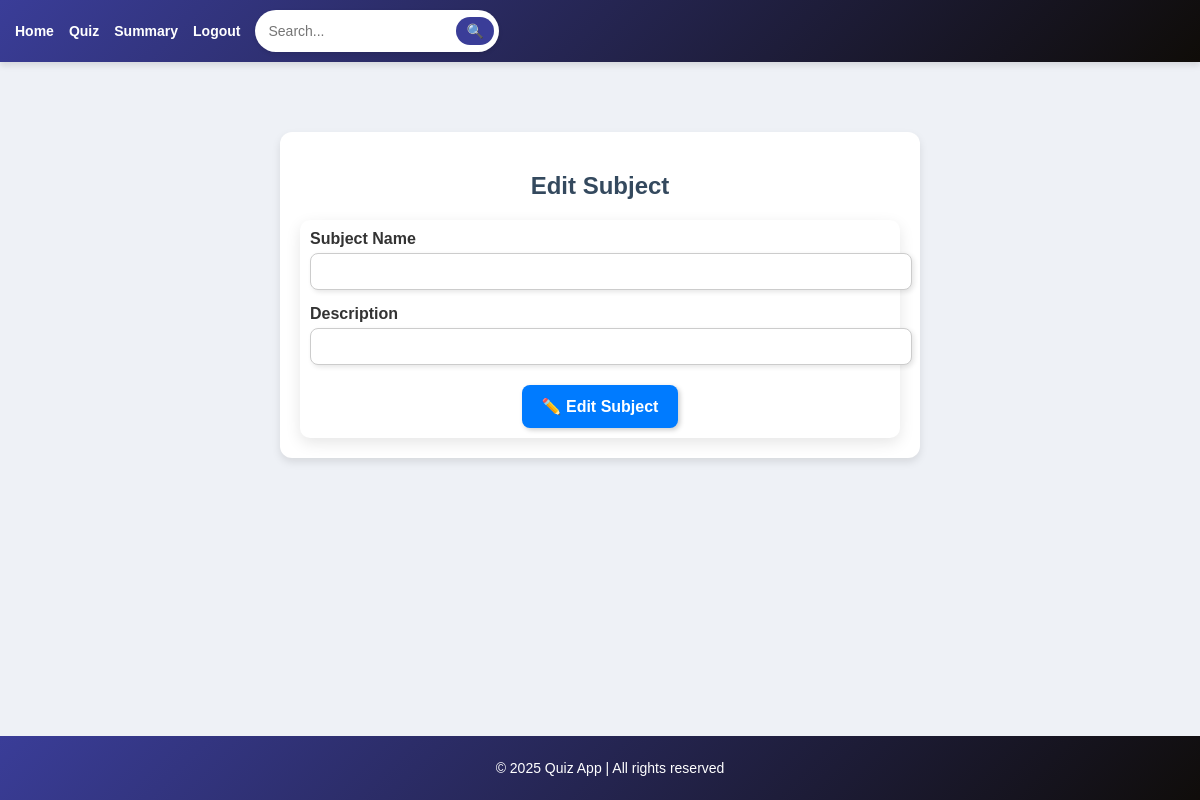
The app's page /edit_subject/4 (signed in), older data.
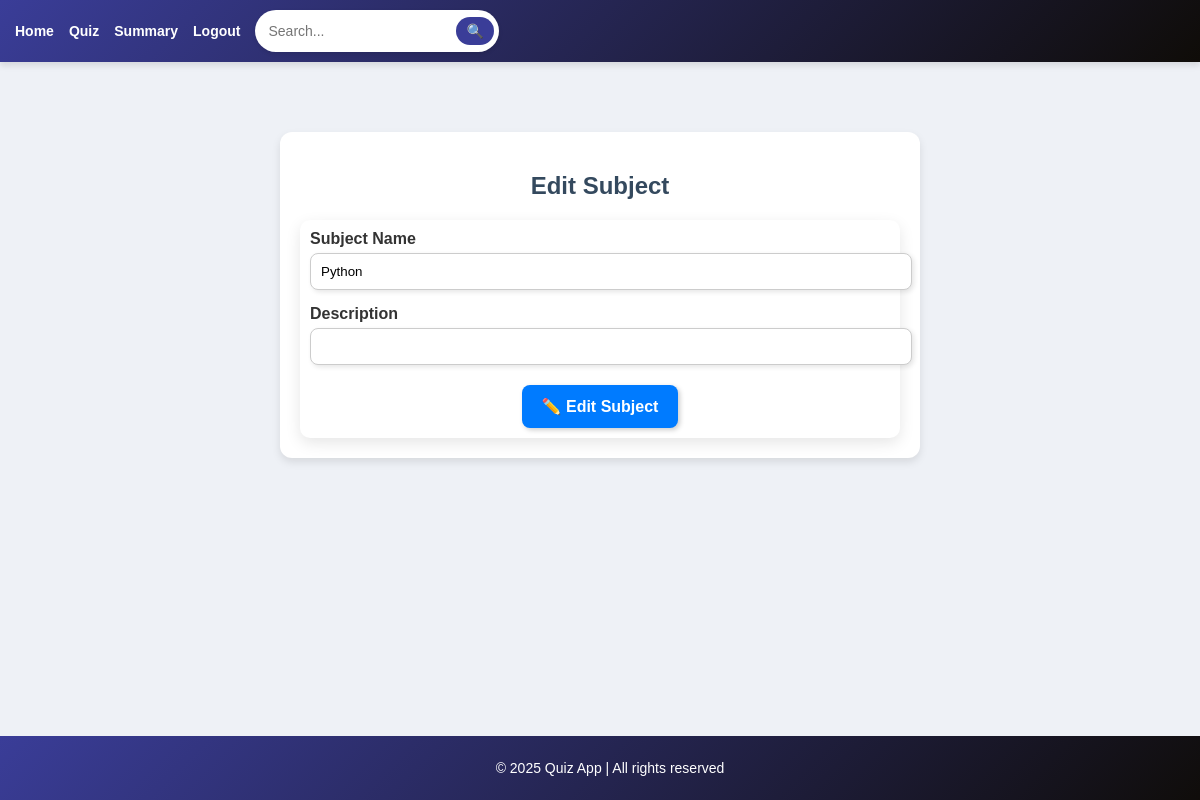
The same page, newer data.
### models.py (models this page shows)
class Subject(db.Model):
    __tablename__ = 'subjects'
    id = db.Column(db.Integer, primary_key=True)
    subject_name = db.Column(db.String(80), unique=True, nullable=False)
    description = db.Column(db.String(255), nullable=True)
    chapters = db.relationship('Chapter', backref='subject', lazy=True)

### app.py (the view)
@app.route('/edit_subject/<int:subject_id>', methods=['GET', 'POST'])
@admin_required
def edit_subject(subject_id):
    subject = Subject.query.get(subject_id)
    if request.method == 'POST':
        subject.subject_name = request.form['subject_name']
        subject.description = request.form['subject_description']
        db.session.commit()
        flash("Subject updated successfully!", "success")
        return redirect(url_for('admin_dashboard'))
    return render_template('edit_subject.html', subject=subject)

### app.py (called while the page is built)
def admin_required(f):
    @wraps(f)
    def decorated_function(*args, **kwargs):
        if "user_id" not in session or session.get('user_role') != 'admin':
            flash("Unauthorized access!", "danger")
            return redirect(url_for("login"))
        return f(*args, **kwargs)
    return decorated_function

### templates/edit_subject.html (shortened to what this page needs)
{% extends 'base.html' %}
{% block content %}
<div style="max-width: 600px; margin: 50px auto; background: #ffffff; padding: 20px; border-radius: 12px;
            box-shadow: 0 4px 8px rgba(0, 0, 0, 0.1); text-align: center;">
    <h2 style="color: #34495e; font-weight: bold;">Edit Subject</h2>
    <form method="POST">
        <div style="margin-bottom: 15px; text-align: left;">
            <label style="font-weight: bold; display: block; margin-bottom: 5px;">Subject Name</label>
            <input type="text" name="subject_name" value="{{ subject.subject_name }}" required
                   style="width: 100%; padding: 10px; border: 1px solid #ccc; border-radius: 8px;
                          box-shadow: 2px 2px 5px rgba(0, 0, 0, 0.1);">
        </div>
        <div style="margin-bottom: 15px; text-align: left;">
            <label style="font-weight: bold; display: block; margin-bottom: 5px;">Description</label>
            <input type="text" name="subject_description" value="{{ subject.description }}"
                   style="width: 100%; padding: 10px; border: 1px solid #ccc; border-radius: 8px;
                          box-shadow: 2px 2px 5px rgba(0, 0, 0, 0.1);">
        </div>
        <div style="margin-top: 20px;">
            <button type="submit"
                    style="background: #007bff; color: white; border: none; padding: 12px 20px; border-radius: 8px;
                           cursor: pointer; box-shadow: 2px 2px 5px rgba(0, 0, 0, 0.2); font-size: 16px;">
                ✏️ Edit Subject
            </button>
        </div>
    </form>
</div>
{% endblock %}

Row changes from the older to the newer data that the page shows:
added Subject: subject_name "Python"
